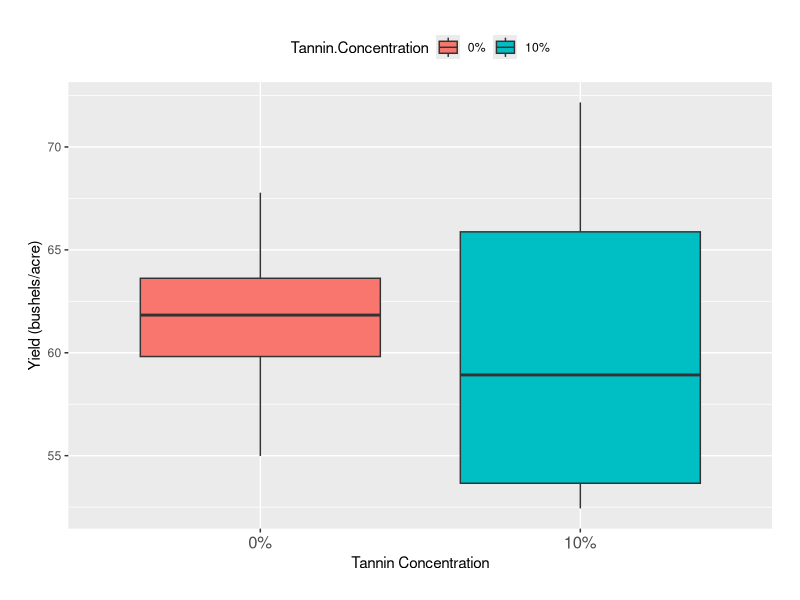

Generate this figure with R:
## ---- chunk 1
#| echo: true
#| include: false
library(tidyverse)
library(glmmTMB)
library(ggplot2)
## ---- chunk 2
# Read the data
yield_data <- read.csv("yield_data.csv", header=TRUE)
## ---- chunk 3
yield_data
## ---- chunk 4
ggplot(yield_data, aes(x = Tannin.Concentration, y = Yield, fill = Tannin.Concentration)) +
  geom_boxplot() +
  labs(
    x = "Tannin Concentration",
    y = "Yield (bushels/acre)"
  ) +
  theme(
    legend.position = "top",  # Remove the legend
    plot.margin = margin(t = 20, b = 20, l = 20, r = 20),  # Add space between the figure and the edges
    strip.text = element_text(size = 12),
    axis.text.x = element_text(size = 12)
  )

## ---- chunk 5
# Linear Regression for Yield (Bushels/Acre)

mem_yield_1 <- glmmTMB(Yield ~ Tannin.Concentration, data = yield_data)

mem_yield_2 <- glmmTMB(Yield ~ Tannin.Concentration + Plot, data = yield_data) # Plot main effect

mem_yield_3 <- glmmTMB(Yield ~ Tannin.Concentration + (1 | Plot), data = yield_data) # Plot random effect
## ---- chunk 6
# Compare models using likelihood ratio test
anova(mem_yield_1, mem_yield_2, mem_yield_3)
## ---- chunk 7
AIC(mem_yield_1, mem_yield_2, mem_yield_3)
## ---- chunk 8
summary(mem_yield_2)
